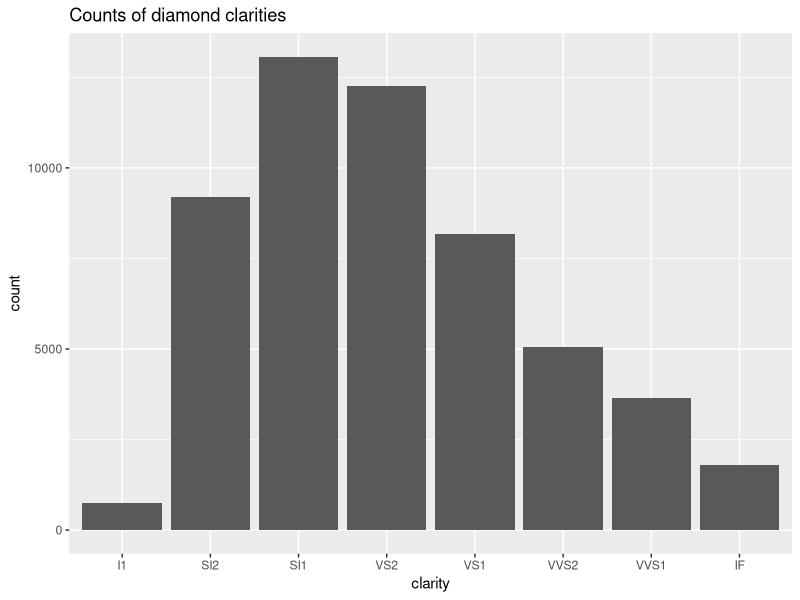
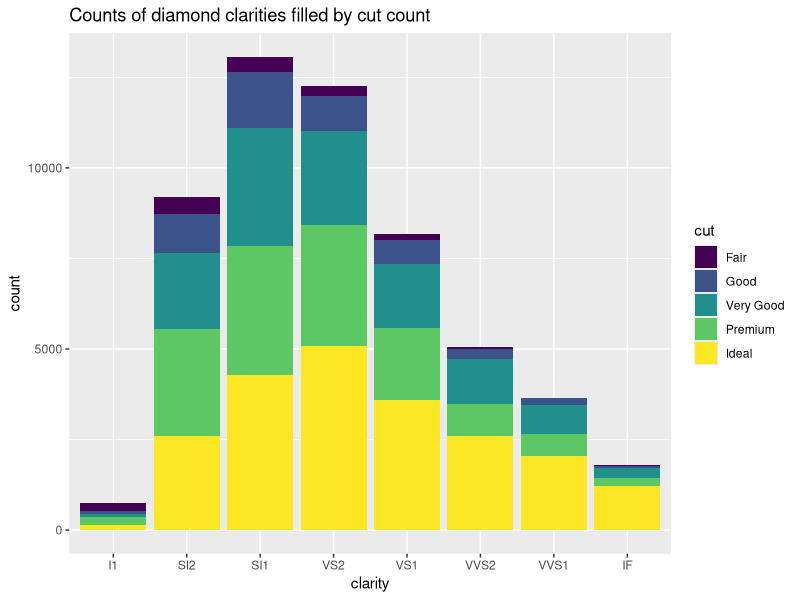
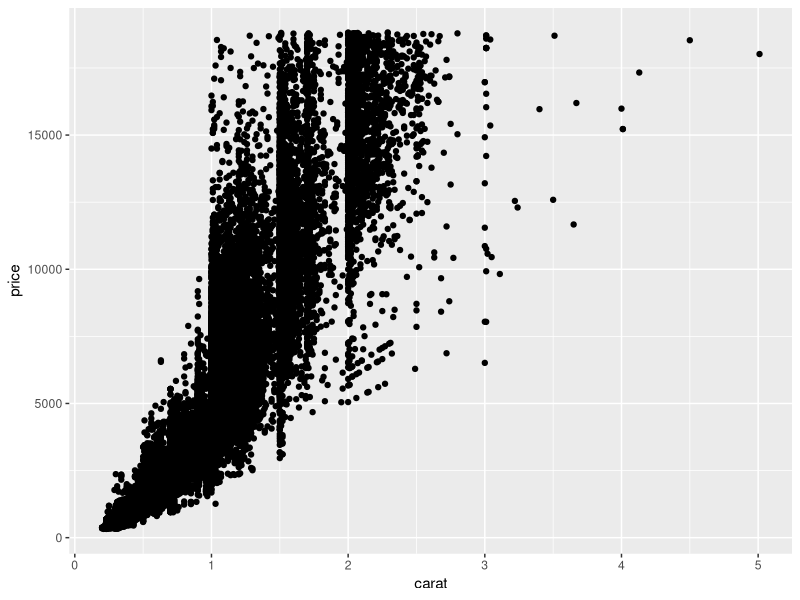
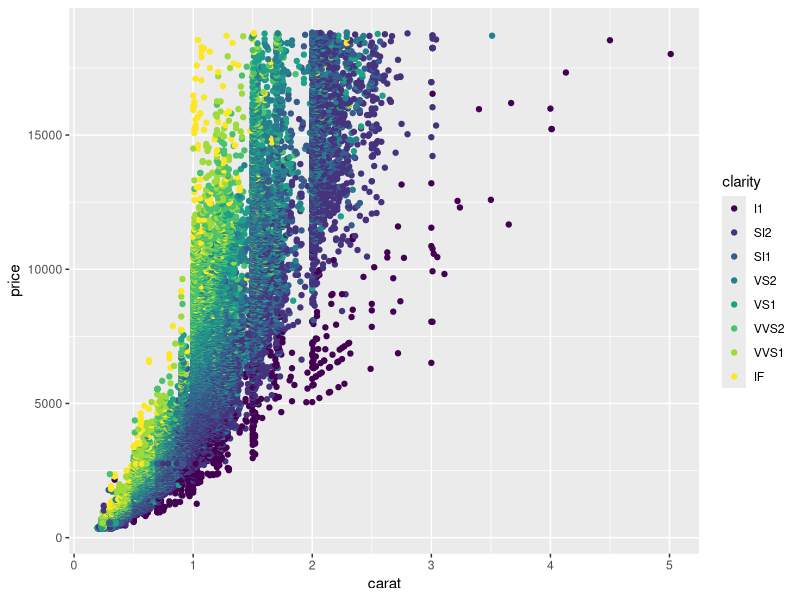
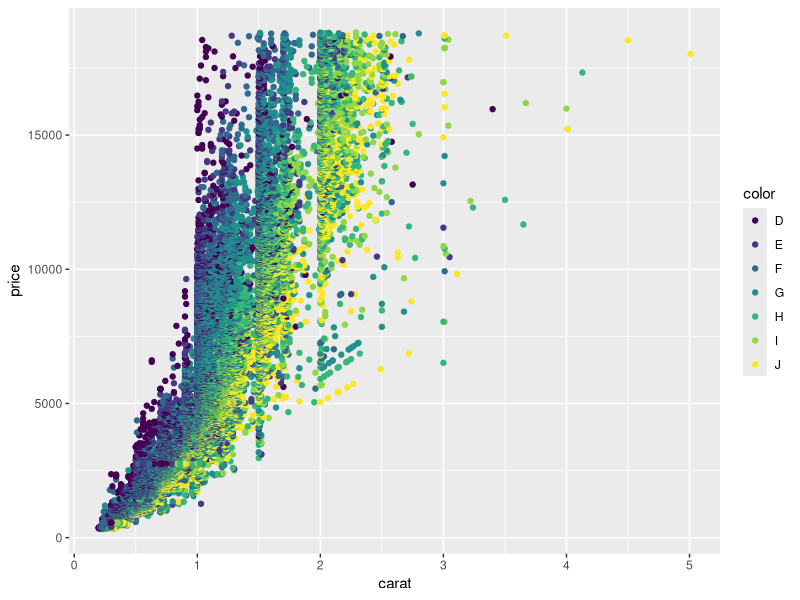
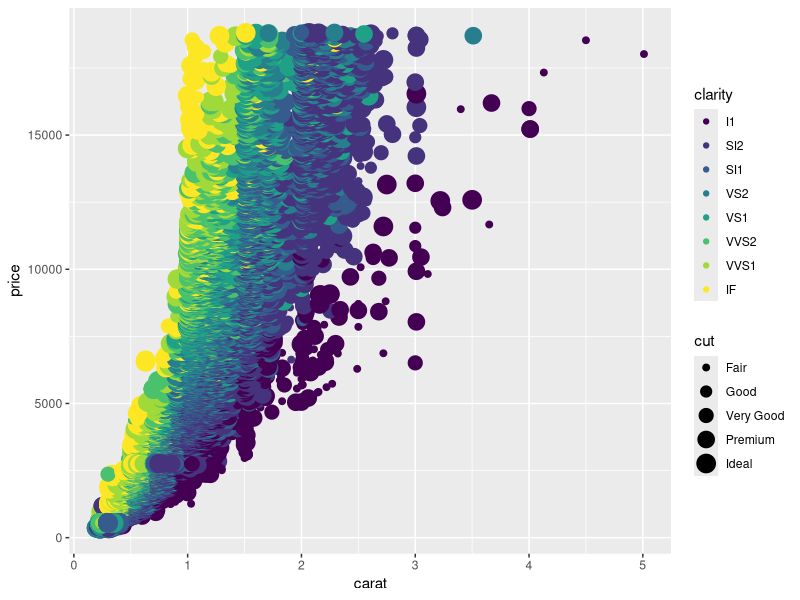
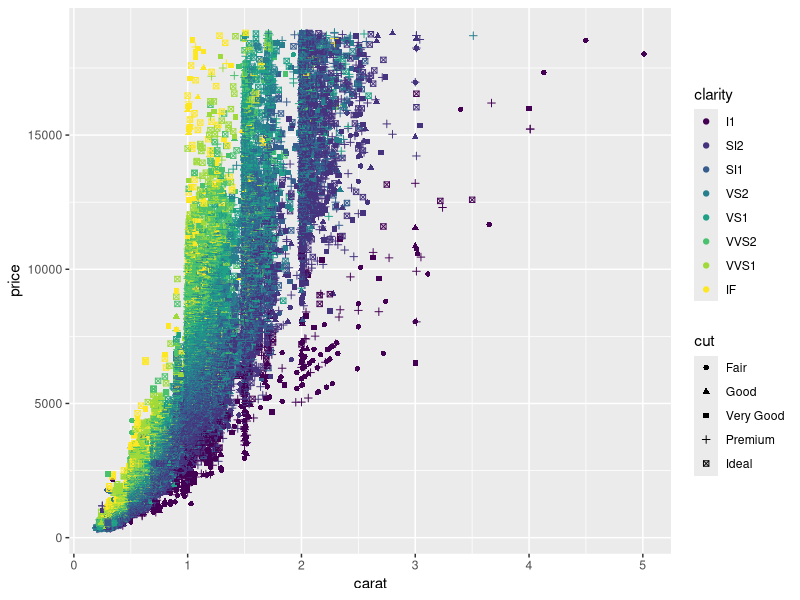
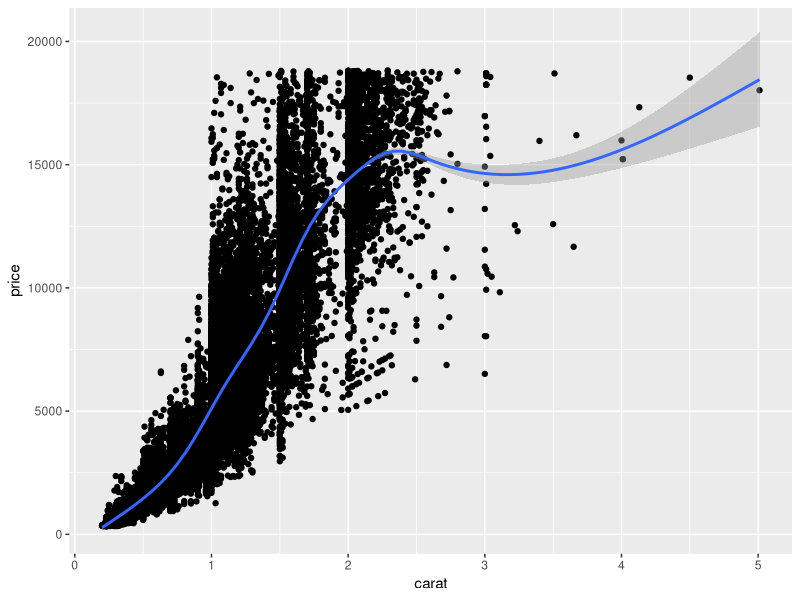

These charts were generated, in order, by the following R code:
# This file provides the code for the hands-on portion of the HSHSL workshop
# Introduction to Data Analysis and Visualization with R.
#
# It was created by Brian Zelip, Emerging Technologies Librarian, bzelip@hshsl.umaryland.edu.
#
# 2016-03-01


#
# Section 1, visualizations with ggplot2
#


# install ggplot2
install.packages("ggplot2")

# load ggplot2 into the current workspace
library(ggplot2)

# load the diamonds dataset into the current workspace
data(diamonds)

# show the first few lines of diamonds data
head(diamonds)
# view the diamonds data
View(diamonds)
# show the documentation for the diamonds data
help(diamonds)
# summarize the diamonds data
summary(diamonds)

# use ggplot2 to show the distribution of diamond clarity types
bar1 <- ggplot(diamonds, aes(x=clarity)) + geom_bar() + labs(title="Counts of diamond clarities")
# show plot
bar1

# plot the amount of each type of diamond cut within each type of diamond clarity
bar2 <- ggplot(diamonds, aes(x=clarity, fill=cut)) + geom_bar() + labs(title="Counts of diamond clarities filled by cut count")
# show plot
bar2

# create a scatterplot showing the relationship between a diamond's weight and price
plot1 <- ggplot(diamonds, aes(x=carat, y=price)) + geom_point()
# show plot
plot1

# use the color of each dot to show a third variable, diamond clarity
plot2 <- ggplot(diamonds, aes(x=carat, y=price, color=clarity)) + geom_point()
# show plot
plot2

# replace the third variable with color
plot3 <- ggplot(diamonds, aes(x=carat, y=price, color=color)) + geom_point()
# show plot
plot3

# use the size of each dot to plot a fourth variable, diamond cut
plot4 <- ggplot(diamonds, aes(x=carat, y=price, color=clarity, size=cut)) + geom_point()
# show plot
plot4

# or use the shape of each dot to plot a fourth variable
plot5 <- ggplot(diamonds, aes(x=carat, y=price, color=clarity, shape=cut)) + geom_point()
# show plot
plot5

# show a smoothing trend of the relationship between two variables
plot6 <- ggplot(diamonds, aes(x=carat, y=price)) + geom_point() + geom_smooth()
# show plot
plot6

# remove the confidence interval
plot7 <- ggplot(diamonds, aes(x=carat, y=price)) + geom_point() + geom_smooth(se=FALSE)
# show plot
plot7

# show the linear model instead of the curve
plot8 <- ggplot(diamonds, aes(x=carat, y=price)) + geom_point() + geom_smooth(se=FALSE, method="lm")
# show plot
plot8

# add a third variable to create smoothing curves for each category of the new variable
plot9 <- ggplot(diamonds, aes(x=carat, y=price, color=clarity)) + geom_point() + geom_smooth(se=FALSE)
# show plot
plot9

# show only the layer of the different smoothing curves
plot10 <- ggplot(diamonds, aes(x=carat, y=price, color=clarity)) + geom_smooth(se=FALSE)
# show plot
plot10

# facet three variables over the different categories of a fourth variable
# start with three variables
plot11 <- ggplot(diamonds, aes(x=carat, y=price, color=cut)) + geom_point()
# show plot
plot11
# add the facet function for the fourth variable, clarity
plot11 <- ggplot(diamonds, aes(x=carat, y=price, color=cut)) + geom_point() + facet_wrap(~ clarity)
# show plot
plot11

# give the plot a title
plot11 <- ggplot(diamonds, aes(x=carat, y=price, color=cut)) + geom_point() + facet_wrap(~ clarity) + ggtitle("Diamond carat, price, and cut by level of diamond clarity")
# show plot
plot11

# save the plot as a .png in your current working directory
ggsave(filename="diamonds.png", plot11)
# save the plot as a .jpg in your current working directory
ggsave(filename="diamonds.jpg", plot11)
# save the plot as a .pdf in your current working directory
ggsave(filename="diamonds.pdf", plot11)




#
# Section 2, statistical analysis
#


# load the dataset called mtcars into your current workspace (it comes with R by default)
data("mtcars")

# show the first few lines of mtcars data
head(mtcars)
# view the mtcars data
View(mtcars)
# show the documentation for the mtcars data
help(mtcars)
# summarize the mtcars data
summary(mtcars)

# access a single column of data, the mpg column
mtcars$mpg
# access a single column of data, the wt column
mtcars$wt

# perform a T-test comparing two variables
# the tilde "~" means "explained by", so the following tests for 
# an explanation of mpg by the car's transmission type
t.test(mpg ~ am, data=mtcars)
# assign the T-test result into a variable
tt = t.test(mpg ~ am, data=mtcars)
# show the T-test on demand
tt
# extract only the p-value
tt$p.value
# extract only the confidence interval
tt$conf.int


# perform a correlation test over two variables, mpg and wt
cor.test(mtcars$mpg, mtcars$wt)
# assign the correlation test result into a variable
ct = cor.test(mtcars$mpg, mtcars$wt)
# show the correlation test on demand
ct
# extract only the p-value
ct$p.value
# extract only the estimate
ct$estimate
# extract only the confidence interval
ct$conf.int


# Linear regression

# create a linear model showing mpg explained by wt
fit = lm(mpg ~ wt, mtcars)
# summarize the fit
summary(fit)
# extract the matrix of coefficients
coef(summary(fit))
# extract just the estimates of the matrix
co = coef(summary(fit))
# get the first column
co[, 1]
# get the fourth column
co[, 4]
# use the predict function for our existing cars
predict(fit)

# predict for a car at 4500 pounds
# summarize the fit
summary(fit)
# add together the intercept term (37.2851) and the weight coefficient
# (-5.3445) times our new weight, which is 4.5 thousands of pounds
37.2851 + (-5.3445) * 4.5

# use the built in predict function to get same answer as above
# create a data frame containing the predictors we wish to use (4500 lbs)
newcar = data.frame(wt=4.5)
# pass the predict function the new data frame
predict(fit, newcar)

# plot out the linear model with a smoothing curve
plot12 <- ggplot(mtcars, aes(wt, mpg)) + geom_point() + geom_smooth(method="lm") + ggtitle("Linear model of the relationship between a car's weight and efficiency")
# show plot
plot12
# save the plot as a .png in your current working directory
ggsave(filename="cars.png", plot12)
